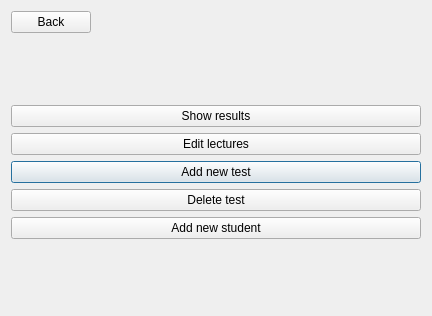
<?xml version="1.0" encoding="UTF-8"?>
<ui version="4.0">
 <class>Admin</class>
 <widget class="QDialog" name="Admin">
  <property name="geometry">
   <rect>
    <x>0</x>
    <y>0</y>
    <width>432</width>
    <height>316</height>
   </rect>
  </property>
  <property name="windowTitle">
   <string>Dialog</string>
  </property>
  <property name="sizeGripEnabled">
   <bool>false</bool>
  </property>
  <layout class="QGridLayout" name="gridLayout">
   <item row="7" column="0">
    <widget class="QPushButton" name="test">
     <property name="text">
      <string>Add new test</string>
     </property>
    </widget>
   </item>
   <item row="5" column="0">
    <widget class="QPushButton" name="results">
     <property name="text">
      <string>Show results</string>
     </property>
    </widget>
   </item>
   <item row="2" column="0">
    <spacer name="verticalSpacer_2">
     <property name="orientation">
      <enum>Qt::Vertical</enum>
     </property>
     <property name="sizeHint" stdset="0">
      <size>
       <width>20</width>
       <height>40</height>
      </size>
     </property>
    </spacer>
   </item>
   <item row="0" column="0">
    <layout class="QHBoxLayout" name="horizontalLayout_2">
     <item>
      <widget class="QPushButton" name="back">
       <property name="text">
        <string>Back</string>
       </property>
      </widget>
     </item>
     <item>
      <spacer name="horizontalSpacer">
       <property name="orientation">
        <enum>Qt::Horizontal</enum>
       </property>
       <property name="sizeHint" stdset="0">
        <size>
         <width>40</width>
         <height>20</height>
        </size>
       </property>
      </spacer>
     </item>
    </layout>
   </item>
   <item row="9" column="0">
    <widget class="QPushButton" name="student">
     <property name="text">
      <string>Add new student</string>
     </property>
    </widget>
   </item>
   <item row="6" column="0">
    <widget class="QPushButton" name="edit">
     <property name="text">
      <string>Edit lectures</string>
     </property>
    </widget>
   </item>
   <item row="10" column="0">
    <spacer name="verticalSpacer_3">
     <property name="orientation">
      <enum>Qt::Vertical</enum>
     </property>
     <property name="sizeHint" stdset="0">
      <size>
       <width>20</width>
       <height>40</height>
      </size>
     </property>
    </spacer>
   </item>
   <item row="8" column="0">
    <widget class="QPushButton" name="delete_test">
     <property name="text">
      <string>Delete test</string>
     </property>
    </widget>
   </item>
  </layout>
 </widget>
 <resources/>
 <connections/>
</ui>
